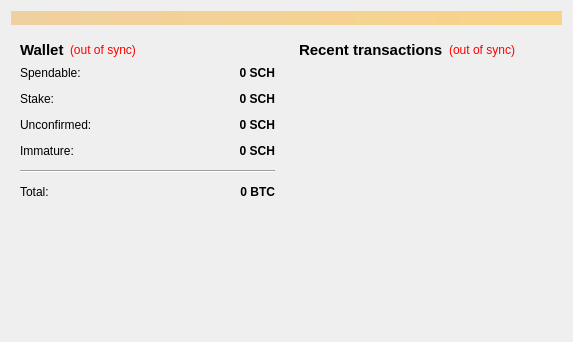
<?xml version="1.0" encoding="UTF-8"?>
<ui version="4.0">
 <class>OverviewPage</class>
 <widget class="QWidget" name="OverviewPage">
  <property name="geometry">
   <rect>
    <x>0</x>
    <y>0</y>
    <width>573</width>
    <height>342</height>
   </rect>
  </property>
  <property name="windowTitle">
   <string>Form</string>
  </property>
  <layout class="QVBoxLayout" name="topLayout">
   <item>
    <widget class="QLabel" name="labelAlerts">
     <property name="visible">
      <bool>false</bool>
     </property>
     <property name="styleSheet">
      <string notr="true">background-color: qlineargradient(x1: 0, y1: 0, x2: 1, y2: 0, stop:0 #F0D0A0, stop:1 #F8D488);  color:#000000
</string>
     </property>
     <property name="wordWrap">
      <bool>true</bool>
     </property>
     <property name="margin">
      <number>3</number>
     </property>
    </widget>
   </item>
   <item>
    <layout class="QHBoxLayout" name="horizontalLayout" stretch="1,1">
     <item>
      <layout class="QVBoxLayout" name="verticalLayout_2">
       <item>
        <widget class="QWidget" name="widget" native="true">
         <layout class="QVBoxLayout" name="verticalLayout_4">
          <item>
           <layout class="QHBoxLayout" name="horizontalLayout_4">
            <item>
             <widget class="QLabel" name="label_5">
              <property name="font">
               <font>
                <pointsize>11</pointsize>
                <weight>75</weight>
                <bold>true</bold>
               </font>
              </property>
              <property name="text">
               <string>Wallet</string>
              </property>
             </widget>
            </item>
            <item>
             <widget class="QLabel" name="labelWalletStatus">
              <property name="toolTip">
               <string>The displayed information may be out of date. Your wallet automatically synchronizes with the SatoshiChain network after a connection is established, but this process has not completed yet.</string>
              </property>
              <property name="styleSheet">
               <string notr="true">QLabel { color: red; }</string>
              </property>
              <property name="text">
               <string notr="true">(out of sync)</string>
              </property>
              <property name="alignment">
               <set>Qt::AlignLeading|Qt::AlignLeft|Qt::AlignVCenter</set>
              </property>
             </widget>
            </item>
            <item>
             <spacer name="horizontalSpacer_2">
              <property name="orientation">
               <enum>Qt::Horizontal</enum>
              </property>
              <property name="sizeHint" stdset="0">
               <size>
                <width>40</width>
                <height>20</height>
               </size>
              </property>
             </spacer>
            </item>
           </layout>
          </item>
          <item>
           <layout class="QFormLayout" name="formLayout_2">
            <property name="fieldGrowthPolicy">
             <enum>QFormLayout::AllNonFixedFieldsGrow</enum>
            </property>
            <property name="horizontalSpacing">
             <number>12</number>
            </property>
            <property name="verticalSpacing">
             <number>12</number>
            </property>
            <item row="0" column="0">
             <widget class="QLabel" name="label">
              <property name="text">
               <string>Spendable:</string>
              </property>
             </widget>
            </item>
            <item row="0" column="1">
             <widget class="QLabel" name="labelBalance">
              <property name="font">
               <font>
                <weight>75</weight>
                <bold>true</bold>
               </font>
              </property>
              <property name="cursor">
               <cursorShape>IBeamCursor</cursorShape>
              </property>
              <property name="toolTip">
               <string>Your current spendable balance</string>
              </property>
              <property name="text">
               <string notr="true">0 SCH</string>
              </property>
              <property name="alignment">
               <set>Qt::AlignRight|Qt::AlignTrailing|Qt::AlignVCenter</set>
              </property>
              <property name="textInteractionFlags">
               <set>Qt::LinksAccessibleByMouse|Qt::TextSelectableByKeyboard|Qt::TextSelectableByMouse</set>
              </property>
             </widget>
            </item>
            <item row="1" column="0">
             <widget class="QLabel" name="label_6">
              <property name="text">
               <string>Stake:</string>
              </property>
             </widget>
            </item>
            <item row="1" column="1">
             <widget class="QLabel" name="labelStake">
              <property name="font">
               <font>
                <weight>75</weight>
                <bold>true</bold>
               </font>
              </property>
              <property name="cursor">
               <cursorShape>IBeamCursor</cursorShape>
              </property>
              <property name="toolTip">
               <string>Total of coins that was staked, and do not yet count toward the current balance</string>
              </property>
              <property name="text">
               <string notr="true">0 SCH</string>
              </property>
              <property name="alignment">
               <set>Qt::AlignRight|Qt::AlignTrailing|Qt::AlignVCenter</set>
              </property>
              <property name="textInteractionFlags">
               <set>Qt::LinksAccessibleByMouse|Qt::TextSelectableByKeyboard|Qt::TextSelectableByMouse</set>
              </property>
             </widget>
            </item>
            <item row="2" column="0">
             <widget class="QLabel" name="label_3">
              <property name="text">
               <string>Unconfirmed:</string>
              </property>
             </widget>
            </item>
            <item row="2" column="1">
             <widget class="QLabel" name="labelUnconfirmed">
              <property name="font">
               <font>
                <weight>75</weight>
                <bold>true</bold>
               </font>
              </property>
              <property name="cursor">
               <cursorShape>IBeamCursor</cursorShape>
              </property>
              <property name="toolTip">
               <string>Total of transactions that have yet to be confirmed, and do not yet count toward the current balance</string>
              </property>
              <property name="text">
               <string notr="true">0 SCH</string>
              </property>
              <property name="alignment">
               <set>Qt::AlignRight|Qt::AlignTrailing|Qt::AlignVCenter</set>
              </property>
              <property name="textInteractionFlags">
               <set>Qt::LinksAccessibleByMouse|Qt::TextSelectableByKeyboard|Qt::TextSelectableByMouse</set>
              </property>
             </widget>
            </item>
            <item row="3" column="0">
             <widget class="QLabel" name="labelImmatureText">
              <property name="text">
               <string>Immature:</string>
              </property>
             </widget>
            </item>
            <item row="3" column="1">
             <widget class="QLabel" name="labelImmature">
              <property name="font">
               <font>
                <weight>75</weight>
                <bold>true</bold>
               </font>
              </property>
              <property name="toolTip">
               <string>Mined balance that has not yet matured</string>
              </property>
              <property name="text">
               <string notr="true">0 SCH</string>
              </property>
              <property name="alignment">
               <set>Qt::AlignRight|Qt::AlignTrailing|Qt::AlignVCenter</set>
              </property>
              <property name="textInteractionFlags">
               <set>Qt::LinksAccessibleByMouse|Qt::TextSelectableByKeyboard|Qt::TextSelectableByMouse</set>
              </property>
             </widget>
            </item>
            <item row="4" column="0" colspan="2">
             <widget class="Line" name="line">
              <property name="orientation">
               <enum>Qt::Horizontal</enum>
              </property>
             </widget>
            </item>
            <item row="5" column="0">
             <widget class="QLabel" name="labelTotalText">
              <property name="text">
               <string>Total:</string>
              </property>
             </widget>
            </item>
            <item row="5" column="1">
             <widget class="QLabel" name="labelTotal">
              <property name="font">
               <font>
                <weight>75</weight>
                <bold>true</bold>
               </font>
              </property>
              <property name="cursor">
               <cursorShape>IBeamCursor</cursorShape>
              </property>
              <property name="toolTip">
               <string>Your current total balance</string>
              </property>
              <property name="text">
               <string notr="true">0 BTC</string>
              </property>
              <property name="alignment">
               <set>Qt::AlignRight|Qt::AlignTrailing|Qt::AlignVCenter</set>
              </property>
              <property name="textInteractionFlags">
               <set>Qt::LinksAccessibleByMouse|Qt::TextSelectableByKeyboard|Qt::TextSelectableByMouse</set>
              </property>
             </widget>
            </item>
           </layout>
          </item>
         </layout>
        </widget>
       </item>
       <item>
        <spacer name="verticalSpacer">
         <property name="orientation">
          <enum>Qt::Vertical</enum>
         </property>
         <property name="sizeHint" stdset="0">
          <size>
           <width>20</width>
           <height>40</height>
          </size>
         </property>
        </spacer>
       </item>
      </layout>
     </item>
     <item>
      <layout class="QVBoxLayout" name="verticalLayout_3">
       <item>
        <widget class="QWidget" name="widget_2" native="true">
         <layout class="QVBoxLayout" name="verticalLayout">
          <item>
           <layout class="QHBoxLayout" name="horizontalLayout_2">
            <item>
             <widget class="QLabel" name="label_4">
              <property name="font">
               <font>
                <pointsize>11</pointsize>
                <weight>75</weight>
                <bold>true</bold>
               </font>
              </property>
              <property name="text">
               <string>&lt;b&gt;Recent transactions&lt;/b&gt;</string>
              </property>
             </widget>
            </item>
            <item>
             <widget class="QLabel" name="labelTransactionsStatus">
              <property name="toolTip">
               <string>The displayed information may be out of date. Your wallet automatically synchronizes with the SatoshiChain network after a connection is established, but this process has not completed yet.</string>
              </property>
              <property name="styleSheet">
               <string notr="true">QLabel { color: red; }</string>
              </property>
              <property name="text">
               <string notr="true">(out of sync)</string>
              </property>
              <property name="alignment">
               <set>Qt::AlignRight|Qt::AlignTrailing|Qt::AlignVCenter</set>
              </property>
             </widget>
            </item>
            <item>
             <spacer name="horizontalSpacer">
              <property name="orientation">
               <enum>Qt::Horizontal</enum>
              </property>
              <property name="sizeHint" stdset="0">
               <size>
                <width>40</width>
                <height>20</height>
               </size>
              </property>
             </spacer>
            </item>
           </layout>
          </item>
          <item>
           <widget class="QListView" name="listTransactions">
            <property name="styleSheet">
             <string notr="true">QListView { background: transparent; }</string>
            </property>
            <property name="frameShape">
             <enum>QFrame::NoFrame</enum>
            </property>
            <property name="verticalScrollBarPolicy">
             <enum>Qt::ScrollBarAlwaysOff</enum>
            </property>
            <property name="horizontalScrollBarPolicy">
             <enum>Qt::ScrollBarAlwaysOff</enum>
            </property>
            <property name="selectionMode">
             <enum>QAbstractItemView::NoSelection</enum>
            </property>
           </widget>
          </item>
         </layout>
        </widget>
       </item>
      </layout>
     </item>
    </layout>
   </item>
  </layout>
 </widget>
 <resources/>
 <connections/>
</ui>
